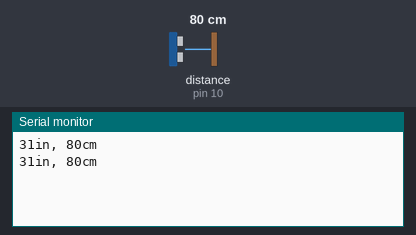
Recording of a sketch running on a simulated Arduino Uno, built with avr-gcc and run on an emulated ATmega328P. Parts: the last lines printed to the serial monitor. Wiring (inferred from the names in the program): ultrasonic range finder: trigger pin 2; echo pin 10. Inputs (shaded band) come from the test bench; at power-on: distance to the obstacle (sensor on pin 10) 80 cm. The echo pulse lasts 58.3 µs per cm.

Above: at 1.8 s.
1.9 s: distance to the obstacle (sensor on pin 10) set to 2 cm
At 2.8 s:
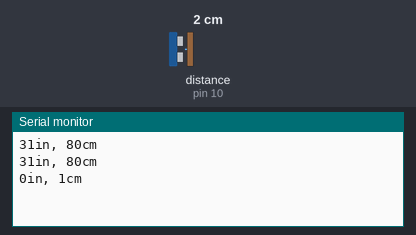
3.4 s: distance to the obstacle (sensor on pin 10) set to 4 cm
At 4.8 s:
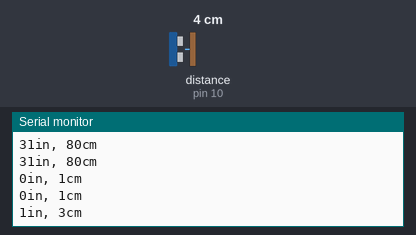
Timing chart, 0 to 6.4 s (numbered marks = the images above; inputs shaded):
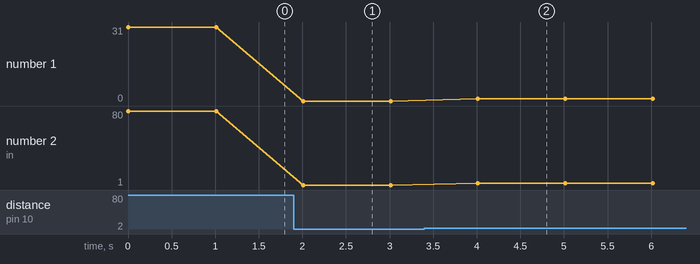

Measured:
- after the input at 1.9 s, the serial monitor: prints a new line after 0.11 s (image 1)
- after the input at 3.4 s, the serial monitor: prints a new line after 0.61 s (image 2)
- plotted number 1: 31 → 0 after the input at 1.9 s
- plotted number 2: 80 → 1 after the input at 1.9 s, 1 → 3 after the input at 3.4 s

The sketch:

sensor.ino
```cpp
const int pingPin=2;
const int echoPin=10;

void setup() {
  // put your setup code here, to run once:
  Serial.begin(9600);

}

void loop() {
  // put your main code here, to run repeatedly:
  long duration,inches,cm;
  pinMode(pingPin,OUTPUT);
  digitalWrite(pingPin,LOW);
  delayMicroseconds(2);
  digitalWrite(pingPin,HIGH);
  delayMicroseconds(10);
  digitalWrite(pingPin,LOW);
  pinMode(echoPin,INPUT);
  duration=pulseIn(echoPin,HIGH);
  inches=microsecondsToInches(duration);
  cm=microsecondsToCentimeters(duration);
  Serial.print(inches);
  Serial.print("in, ");
  Serial.print(cm);
  Serial.print("cm");
  Serial.println();
  delay(1000);

}
long microsecondsToInches(long microseconds){
  return microseconds/74/2;
}
long microsecondsToCentimeters(long microseconds){
  return microseconds/29/2;
}
```
